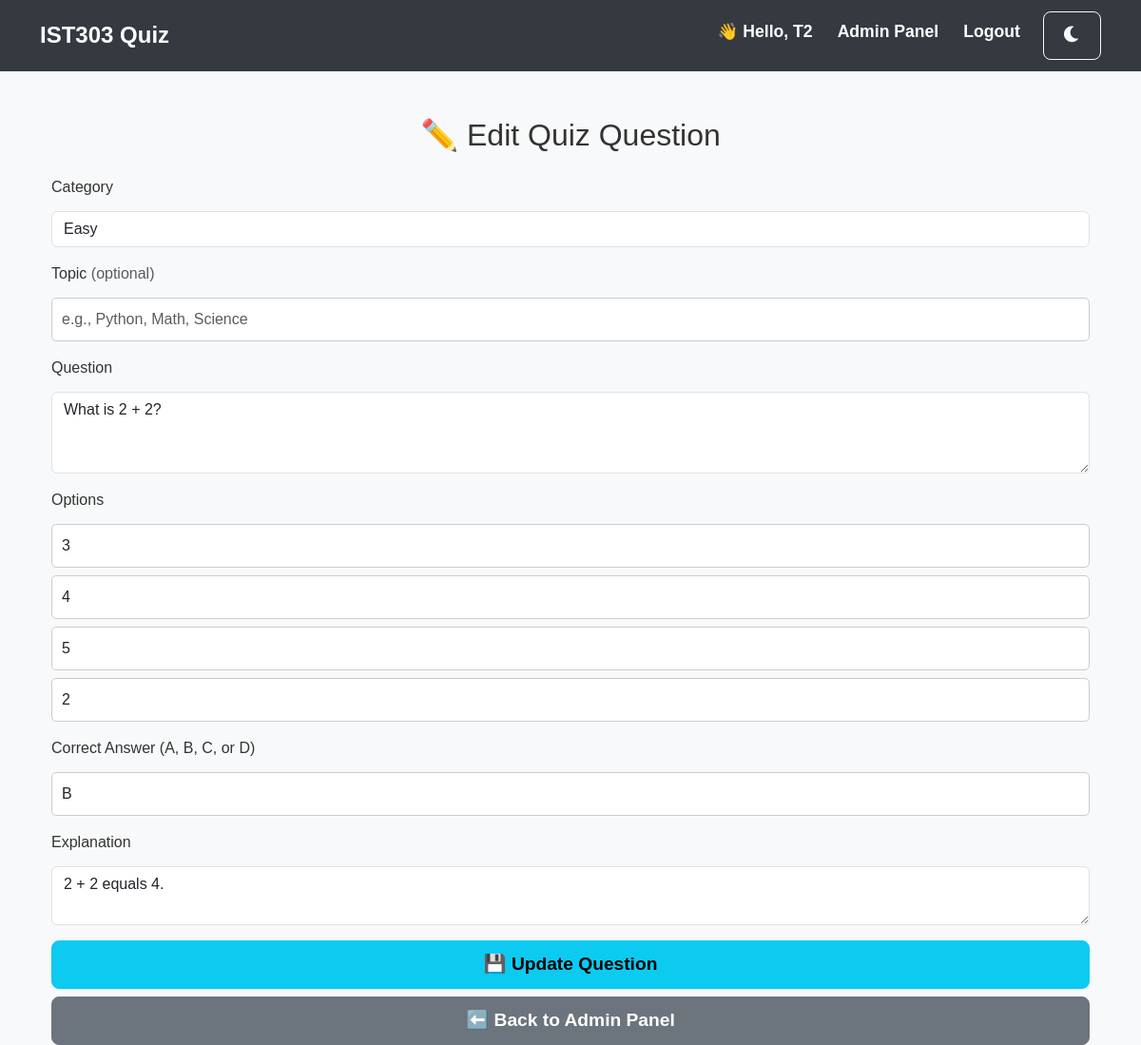
The page /admin/edit/2 (signed in) on the database its author committed.
### tables this page shows
CREATE TABLE users (
    id INTEGER PRIMARY KEY AUTOINCREMENT,
    username TEXT NOT NULL UNIQUE,
    password TEXT NOT NULL,
    role TEXT NOT NULL DEFAULT 'student'  -- ðŸ‘ˆ NEW: added role column
);

CREATE TABLE quiz_questions (
    id INTEGER PRIMARY KEY AUTOINCREMENT,
    category TEXT NOT NULL,    -- easy, medium, or hard
    question TEXT NOT NULL,
    option_a TEXT NOT NULL,
    option_b TEXT NOT NULL,
    option_c TEXT NOT NULL,
    option_d TEXT NOT NULL,
    correct_answer TEXT NOT NULL CHECK(correct_answer IN ('A', 'B', 'C', 'D')),  
    explanation TEXT NOT NULL  -- Explanation for why the answer is correct or incorrect
, topic TEXT);

### app.py (the view, shortened to what this page needs)
@app.route('/admin/edit/<int:question_id>', methods=['GET', 'POST'])
@login_required
def edit_question(question_id):
    if current_user.role != 'teacher':
        flash("Access denied", "danger")
        return redirect(url_for('index'))
    conn = get_db_connection()
    question = conn.execute("SELECT * FROM quiz_questions WHERE id = ?", (question_id,)).fetchone()
    if not question:
        flash("Question not found.", "warning")
        conn.close()
        return redirect(url_for('admin_panel'))
    conn.close()
    return render_template('edit_question.html', question=question)

### app.py (called while the page is built)
def get_db_connection():
    db_path = app.config.get('DATABASE', 'database.db')
    conn = sqlite3.connect(db_path)
    conn.row_factory = sqlite3.Row
    return conn

@login_manager.user_loader
def load_user(user_id):
    conn = get_db_connection()
    user = conn.execute('SELECT * FROM users WHERE id = ?', (user_id,)).fetchone()
    conn.close()
    if user:
        return User(user['id'], user['username'], user['role'])  # 👈 Include role
    return None

### templates/edit_question.html (shortened to what this page needs)
{% extends 'base.html' %}
{% block content %}
<div class="container mt-5">
    <h2 class="mb-4 text-center">✏️ Edit Quiz Question</h2>
    <form method="POST" action="{{ url_for('edit_question', question_id=question['id']) }}">
        <div class="mb-3">
            <label for="category" class="form-label">Category</label>
            <select name="category" class="form-control" required>
                <option value="easy" {% if question.category == 'easy' %}selected{% endif %}>Easy</option>
            </select>
        </div>
        <div class="mb-3">
            <label for="topic" class="form-label">Topic <span class="text-muted">(optional)</span></label>
            <input type="text" name="topic" class="form-control" value="{{ question.topic or '' }}" placeholder="e.g., Python, Math, Science">
        </div>
        <div class="mb-3">
            <label for="question" class="form-label">Question</label>
            <textarea name="question" class="form-control" rows="3" required>{{ question.question }}</textarea>
        </div>
        <div class="mb-3">
            <label class="form-label">Options</label>
            <input type="text" name="option_a" class="form-control mb-2" value="{{ question.option_a }}" placeholder="Option A" required>
            <input type="text" name="option_b" class="form-control mb-2" value="{{ question.option_b }}" placeholder="Option B" required>
            <input type="text" name="option_c" class="form-control mb-2" value="{{ question.option_c }}" placeholder="Option C" required>
            <input type="text" name="option_d" class="form-control mb-2" value="{{ question.option_d }}" placeholder="Option D" required>
        </div>
        <div class="mb-3">
            <label for="correct_answer" class="form-label">Correct Answer (A, B, C, or D)</label>
            <input type="text" name="correct_answer" class="form-control" maxlength="1" pattern="[ABCDabcd]" value="{{ question.correct_answer }}" required>
        </div>
        <div class="mb-3">
            <label for="explanation" class="form-label">Explanation</label>
            <textarea name="explanation" class="form-control" rows="2" required>{{ question.explanation }}</textarea>
        </div>
        <button type="submit" class="btn btn-info w-100">💾 Update Question</button>
        <a href="{{ url_for('admin_panel') }}" class="btn btn-secondary mt-2 w-100">⬅️ Back to Admin Panel</a>
    </form>
</div>
{% endblock %}

### templates/base.html (shortened to what this page needs)
<!DOCTYPE html>
<html lang="en">
<head>
    <link rel="stylesheet" href="https://cdn.jsdelivr.net/npm/bootstrap@5.3.0/dist/css/bootstrap.min.css">
    <link rel="stylesheet" href="{{ url_for('static', filename='style.css') }}">
    <link rel="stylesheet" href="https://cdnjs.cloudflare.com/ajax/libs/font-awesome/6.0.0/css/all.min.css">
</head>
<body class="">
    <nav class="navbar navbar-expand-lg navbar-dark bg-dark">
        <div class="container">
            <a class="navbar-brand" href="{{ url_for('index') }}">IST303 Quiz</a>
            <div class="collapse navbar-collapse justify-content-end" id="navbarNav">
                <ul class="navbar-nav">
                    {% if current_user.is_authenticated %}
                        <li class="nav-item">
                            <span class="nav-link text-light fw-bold">👋 Hello, {{ current_user.username }}</span>
                        </li>
                        {% if current_user.role == 'teacher' %}
                            <li class="nav-item">
                                <a class="nav-link text-info fw-bold" href="{{ url_for('admin_panel') }}">Admin Panel</a>
                            </li>
                        {% endif %}
                        <li class="nav-item">
                            <a class="nav-link text-danger fw-bold" href="{{ url_for('logout') }}">Logout</a>
                        </li>
                    {% else %}
                        <li class="nav-item">
                            <a class="nav-link text-light" href="{{ url_for('login') }}">Login</a>
                        </li>
                    {% endif %}
                    <li class="nav-item">
                        <button class="btn btn-outline-light ms-3" onclick="toggleDarkMode()">
                            <i class="fas fa-moon"></i>
                        </button>
                    </li>
                </ul>
            </div>
        </div>
    </nav>
    <div class="container mt-4">
        {% block content %}{% endblock %}
    </div>
</body>
</html>

### static/style.css (style rules this page uses)
body { font-family: "Poppins", sans-serif; background-color: #f8f9fa; color: #333; margin: 0; padding: 0; transition: background 0.3s ease-in-out, color 0.3s ease-in-out; }
.navbar { background-color: #343a40 !important; padding: 12px 20px; transition: background 0.3s ease-in-out; }
.navbar-brand { font-size: 1.5rem; font-weight: bold; color: white !important; }
.navbar .nav-link { font-size: 1.1rem; font-weight: bold; margin-left: 10px; color: white !important; }
.btn { font-size: 1.2rem; font-weight: bold; padding: 10px 20px; transition: all 0.3s ease-in-out; border-radius: 8px; }
input[type="text"], input[type="password"], input[type="email"], select, textarea { width: 100%; padding: 10px; margin-top: 5px; border: 1px solid #ccc; border-radius: 5px; font-size: 1rem; transition: border-color 0.3s ease-in-out, box-shadow 0.3s ease-in-out; }

### rows shown on the page
users: username "T2"
quiz_questions: category "Easy", question "What is 2 + 2?", option_a "3", option_b "4", option_c "5", option_d "2", correct_answer "B", explanation "2 + 2 equals 4."
